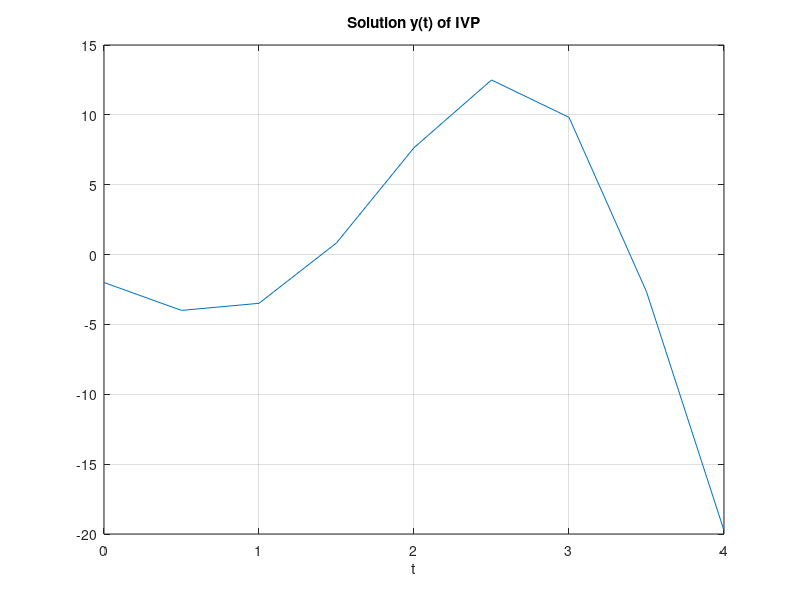

The MATLAB script that drew this image:
function final = testODE()
    %{
        Shows how to solve a 2nd order ODE using ode45.
        Normally, ode45 works for first-order ODE, but we can do it for
        second order by re-formulating our problem.

        y'' - y' + 3y = t is 2nd-order ODE. We want y(t)
        y(0) = 1
        y'(0) = -2

        right now f takes in t,y and outputs [ydot; ydotdot]
        using ode45 we first-order integrate [ydot; ydotdot] -> [y; ydot]

        basically reformulate diffeq to be in terms of ydot and ydotdot
    %}
    f = @(t,y) [y(2); t+y(2)-3*y(1)];
    t0 = 0;
    y0 = f(0,[1;-2]);

    T = 4;
    [ts,ys] = ode45(f, t0:0.5:T, y0);
    %ts is the timesteps created
    %ys(:,1) is the y that is integrated
    %ys(:,2) is the ydot that is integrated
    plot(ts,ys(:,1))
    title('Solution y(t) of IVP')
    xlabel('t'); grid on
    return
end

